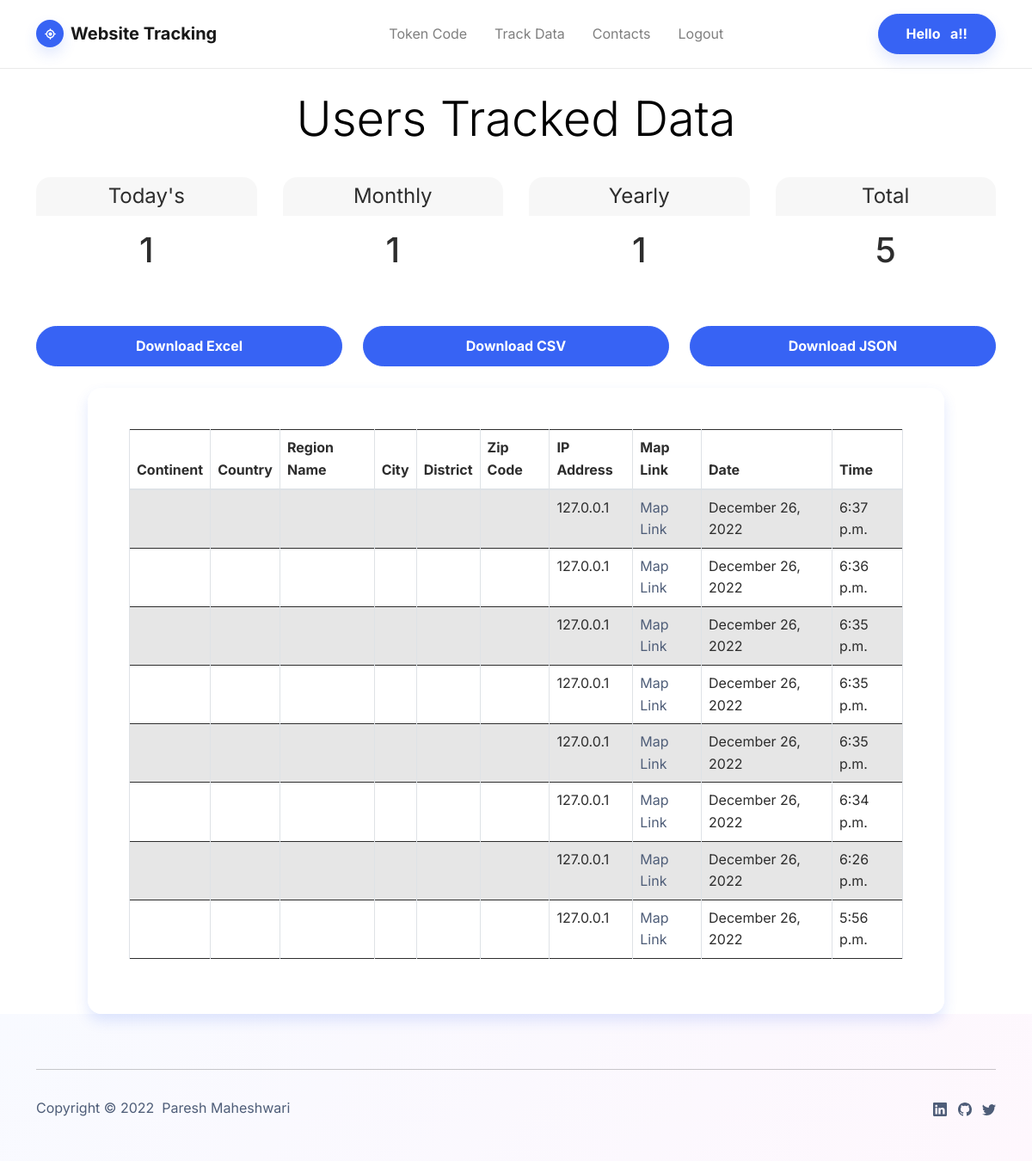
Before: /user_track/ (signed in) with the older database file.
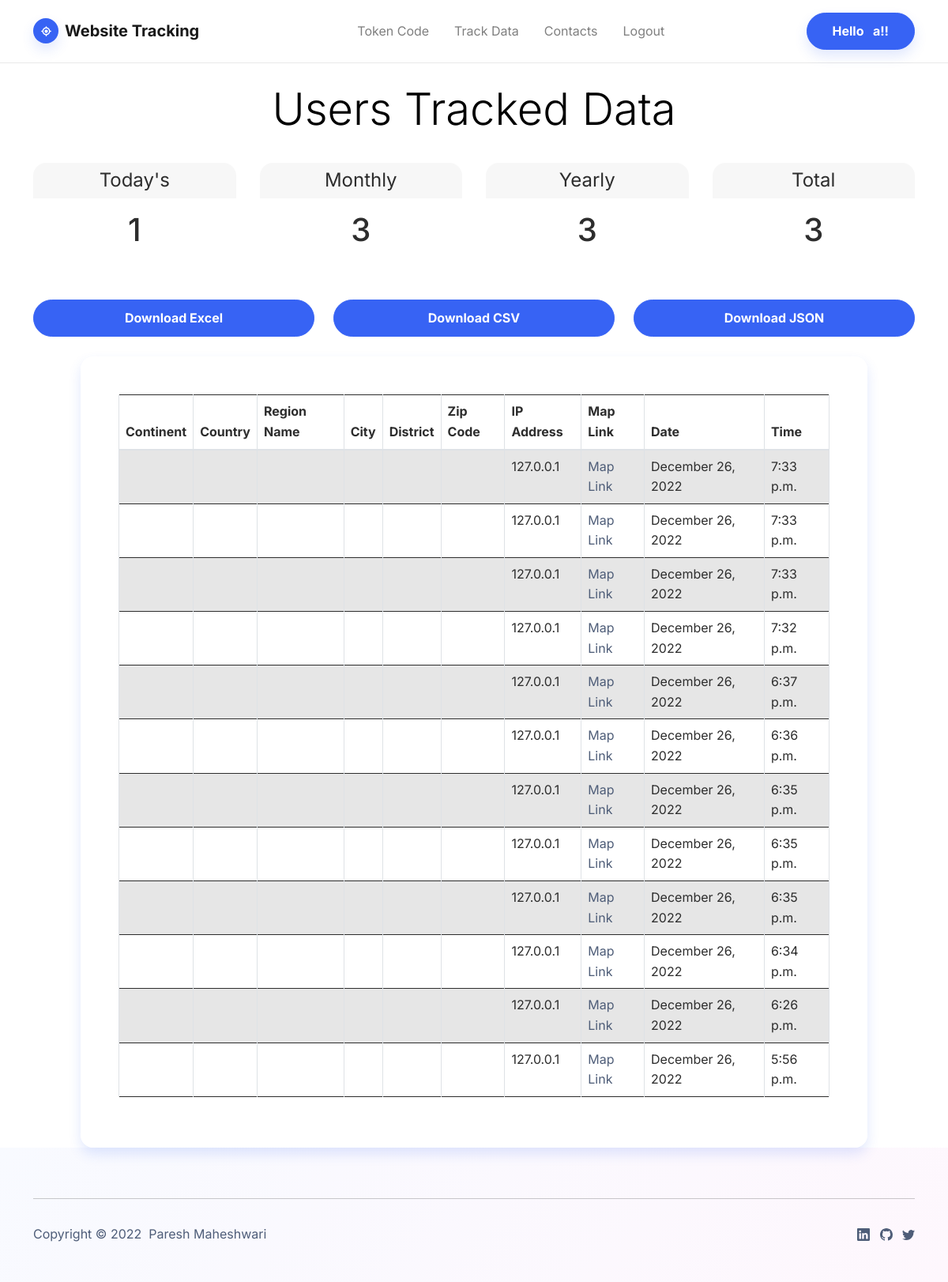
After: the same page with the newer database file.
### location/models.py (models this page shows, shortened)
class UserLocation(models.Model):
    author = models.ForeignKey(User, on_delete=models.CASCADE,null=True, blank=True)
    latitude = models.FloatField(null=True, blank=True)
    longitude = models.FloatField(null=True, blank=True)
    continent = models.CharField(max_length=64, null=True, blank=True)
    country = models.CharField(max_length=64, null=True, blank=True)
    region = models.CharField(max_length=64, null=True, blank=True)
    region_name = models.CharField(max_length=64, null=True, blank=True)
    city = models.CharField(max_length=64, null=True, blank=True)
    district = models.CharField(max_length=64, null=True, blank=True)
    zip_code = models.CharField(max_length=64, null=True, blank=True)
    timezone = models.CharField(max_length=64, null=True, blank=True)
    isp = models.CharField(max_length=64, null=True, blank=True)
    org = models.CharField(max_length=64, null=True, blank=True)
    as_number = models.CharField(max_length=64, null=True, blank=True)
    as_name = models.CharField(max_length=64, null=True, blank=True)
    mobile = models.BooleanField(null=True, blank=True)
    proxy = models.BooleanField(null=True, blank=True)
    hosting = models.BooleanField(null=True, blank=True)
    ip_address = models.CharField(null=True, blank=True,max_length=64)
    map_link = models.CharField(max_length=256, blank=True, null=True)
    date = models.DateTimeField(auto_now_add=True)
    time = models.TimeField(auto_now_add=True)
    user_agent = models.CharField(max_length=256, blank=True, null=True)

### location/views.py (the view)
# urls.py: path('user_track/', user_track, name='user_track'),
@login_required
def user_track(request):
    visit_count = VisitCount.objects.get(author=request.user).visit_count
    today_total = VisitCount.objects.get(author=request.user).today_total
    monthly_total = VisitCount.objects.get(author=request.user).monthly_total
    yearly_total = VisitCount.objects.get(author=request.user).yearly_total
    userdata = UserLocation.objects.order_by('-date','-time')[:100]
    if request.user.is_authenticated:
        return render(request, 'user_track.html', {'userdata':userdata, 'visit_count': visit_count, 'today_total': today_total, 'monthly_total': monthly_total, 'yearly_total': yearly_total})
    else:
        return redirect('home')

### templates/user_track.html (shortened to what this page needs)
{% extends 'base.html' %} {% block content %}
<div class="row">
  <div class="col">
    <div class="bootstrap_datatables">
      <div class="container ">
        <br>
        <header class="text-center text-black">
          <h1 class="display-4">Users Tracked Data</h1>
        </header>
        <br>
        <div class="card-deck mb-3 text-center">
          <div class="card mb-4 box-shadow">
            <div class="card-header">
              <h4 class="my-0 font-weight-normal">Today's</h4>
            </div>
            <div class="card-body">
              <h1 class="card-title pricing-card-title">{{ today_total }}</h1>
            </div>
          </div>
          <div class="card mb-4 box-shadow">
            <div class="card-header">
              <h4 class="my-0 font-weight-normal">Monthly</h4>
            </div>
            <div class="card-body">
              <h1 class="card-title pricing-card-title">
                {{ monthly_total }}
              </h1>
            </div>
          </div>
          <div class="card mb-4 box-shadow">
            <div class="card-header">
              <h4 class="my-0 font-weight-normal">Yearly</h4>
            </div>
            <div class="card-body">
              <h1 class="card-title pricing-card-title">
                {{ yearly_total }}
              </h1>
            </div>
          </div>
          <div class="card mb-4 box-shadow">
            <div class="card-header">
              <h4 class="my-0 font-weight-normal">Total</h4>
            </div>
            <div class="card-body">
              <h1 class="card-title pricing-card-title">{{ visit_count }}</h1>
            </div>
          </div>
        </div>
      </div>
      <div class="container text-center">
        <div class="row center">
          <div class=" col-md-4 col-lg-4">
            <a class="btn btn-primary btn-block" href="{% url "export_excel" %}">Download Excel</a>&nbsp;
          </div>
          <div class=" col-md-4 col-lg-4">
            <a class="btn btn-primary btn-block" href="{% url "export_csv" %}">Download CSV</a>&nbsp;
          </div>
          <div class=" col-md-4 col-lg-4">
            <a class="btn btn-primary btn-block" href="{% url "export_json" %}">Download JSON</a>&nbsp;
          </div>
        </div>
      </div>
      <div class="row ">
        <div class="col-lg-10 mx-auto">
          <div class="card border-0 shadow rounded">
            <div class="card-body bg-white p-5 rounded">
              <div class="table-responsive">
                <table class="table table-striped table-bordered" id="example" style="width: 100%">
                  <thead>
                    <tr>
                      <th>Continent</th>
                      <th>Country</th>
                      <th>Region Name</th>
                      <th>City</th>
                      <th>District</th>
                      <th>Zip Code</th>
                      <th>IP Address</th>
                      <th>Map Link</th>
                      <th>Date</th>
                      <th>Time</th>
                    </tr>
                  </thead>
                  <tbody>
                    {% for location in userdata %}
                    <tr>
                      <td>{{ location.continent }}</td>
                      <td>{{ location.country }}</td>
                      <td>{{ location.region_name }}</td>
                      <td>{{ location.city }}</td>
                      <td>{{ location.district }}</td>
                      <td>{{ location.zip_code }}</td>
                      <td>{{ location.ip_address }}</td>
                      <td>
                        <a href="https://www.google.com/maps/place/{{ location.latitude }},{{ location.longitude }}"
                          target="_blank">Map Link</a>
                      </td>
                      <td>{{ location.date|date:"F j, Y" }}</td>
                      <td>{{ location.time }}</td>
                    </tr>
                    {% endfor %}
                  </tbody>
                </table>
              </div>
            </div>
          </div>
        </div>
      </div>
    </div>
  </div>
</div>
{% endblock %}

### templates/base.html (shortened to what this page needs)
{% load static %}
<!DOCTYPE html>
<html lang="en">
<head>
  <link rel="stylesheet" href="https://maxcdn.bootstrapcdn.com/bootstrap/4.0.0/css/bootstrap.min.css" >
  <link rel="stylesheet" href="https://cdn.datatables.net/1.10.20/css/dataTables.bootstrap4.min.css" >
  <link rel="stylesheet" href="{% static "css/styles.min.css" %}">
  <link rel="stylesheet" href="{% static "bootstrap/css/bootstrap.min.css" %}">
</head>
<body>
  <nav class="navbar navbar-light navbar-expand-md sticky-top navbar-shrink py-3" id="mainNav">
    <div class="container"><a class="navbar-brand d-flex align-items-center" href="/"><span
          class="bs-icon-sm bs-icon-circle bs-icon-primary shadow d-flex justify-content-center align-items-center me-2 bs-icon"></span><span href="{% url 'home' %}">Website Tracking&nbsp;</span></a>
    <div class="collapse navbar-collapse" id="navcol-1">
        <ul class="navbar-nav mx-auto">
        {% if user.is_authenticated %}
        <li class="nav-item"><a class="nav-link" href="{% url 'token_summary' %}">Token Code</a></li>
        <li class="nav-item"><a class="nav-link" href="{% url 'user_track' %}">Track Data</a></li>
        <li class="nav-item"><a class="nav-link" href="{% url 'contact' %}">Contacts</a></li>
        <li class="nav-item"><a class="nav-link" href="{% url 'logoutaccount' %} ">Logout</a></li>
        {% endif %}
        </ul>
        {% if user.is_authenticated %}
        <a class="btn btn-primary shadow" role="button" href="#" > Hello   &nbsp; {{ user.username }}!!</a>
        {% else %}
        <a class="btn btn-primary shadow" role="button" href="{% url 'login' %}">Login</a>
        &nbsp;&nbsp;
        <a class="btn btn-primary shadow" role="button" href="{% url 'register' %}">Sign up</a>
        {%endif%}
      </div>
    </div>
  </nav>
  {% block content %}
  {% endblock %}
  <footer class="bg-primary-gradient">
    <div class="container py-4 py-lg-5">
      <hr>
      <div class="text-muted d-flex justify-content-between align-items-center pt-3">
        <p class="mb-0">Copyright © 2022&nbsp; Paresh Maheshwari</p>
        <ul class="list-inline mb-0">
          <li class="list-inline-item"></li>
          <li class="list-inline-item"></li>
          <li class="list-inline-item"></li>
        </ul>
      </div>
    </div>
  </footer>
</body>
</html>

Changed rows visible on the page:
added UserLocation: ip_address "127.0.0.1", date "December 26, 2022", time "7:33 p.m."
added UserLocation: ip_address "127.0.0.1", date "December 26, 2022", time "7:33 p.m."
added UserLocation: ip_address "127.0.0.1", date "December 26, 2022", time "7:33 p.m."
added UserLocation: ip_address "127.0.0.1", date "December 26, 2022", time "7:32 p.m."
Other visible differences:
{{ monthly_total }}: "1" → "3"
{{ yearly_total }}: "1" → "3"
{{ visit_count }}: "5" → "3"
